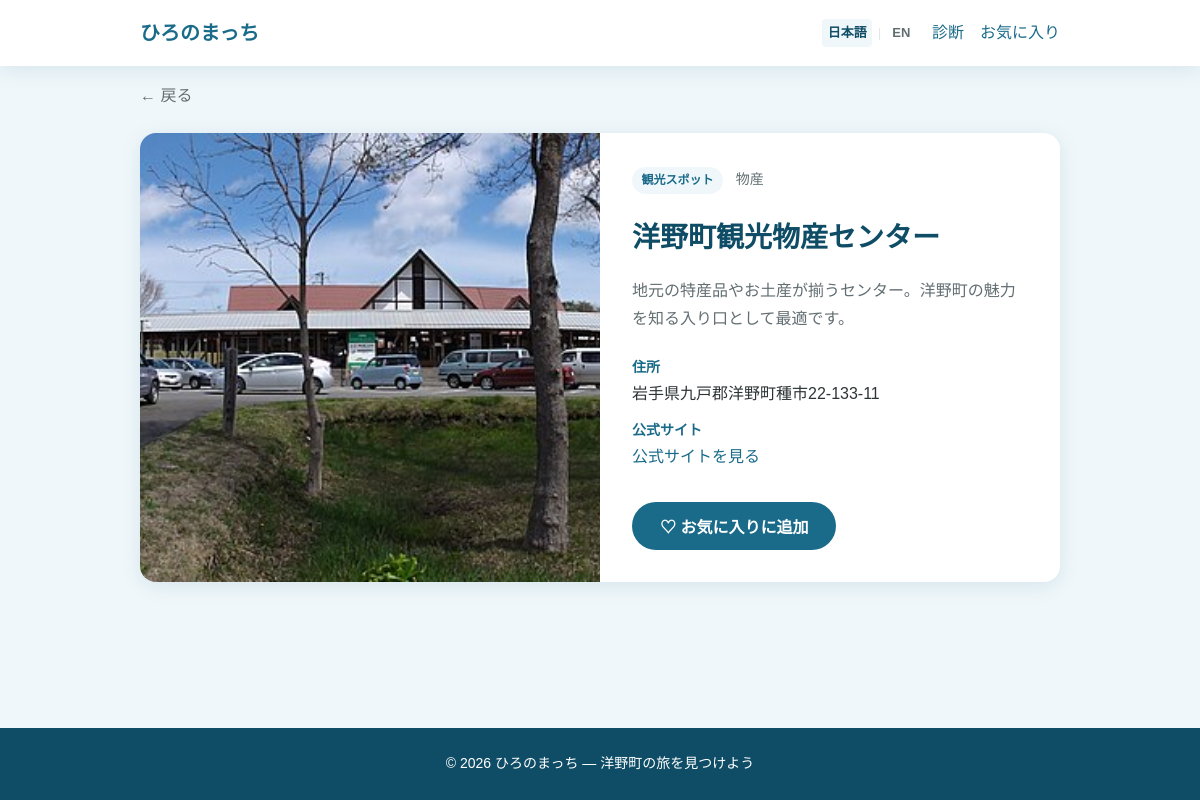
Page /spot/6 on the earlier database version.
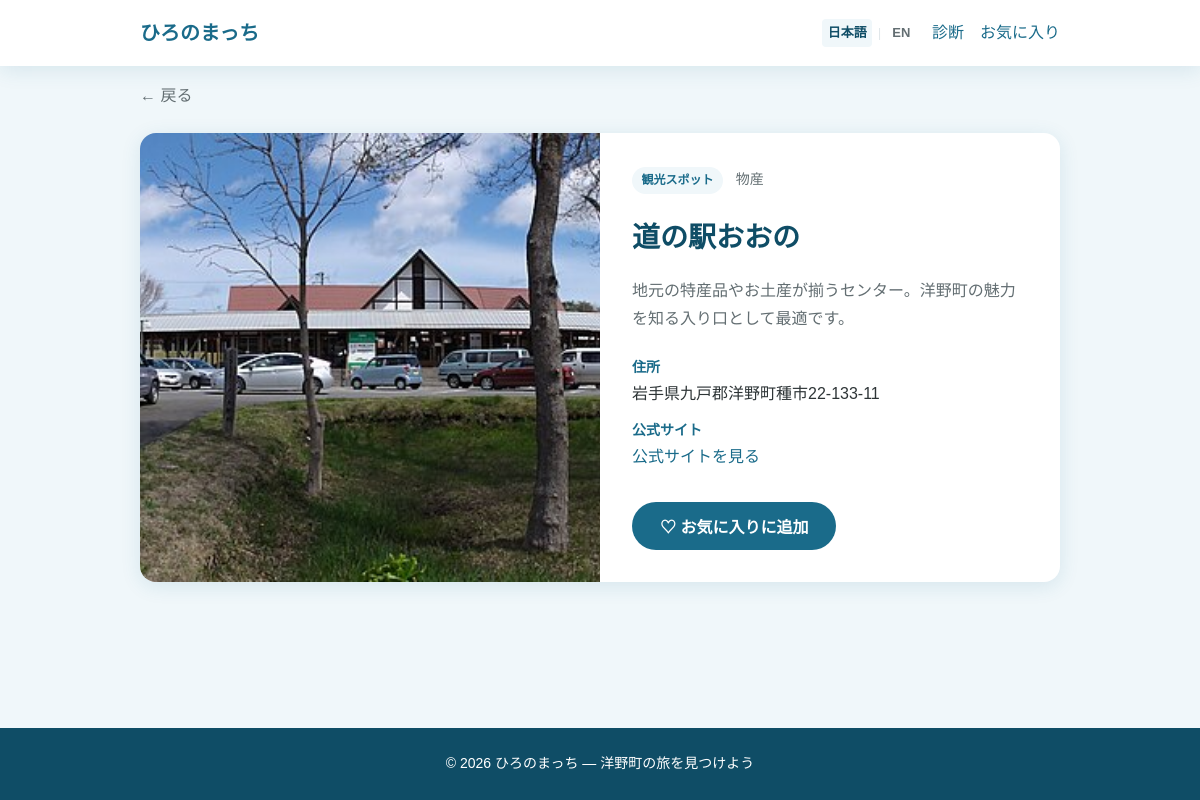
Same page on the later database version.
### tables this page shows
CREATE TABLE spots (
    id INTEGER PRIMARY KEY AUTOINCREMENT,
    name TEXT NOT NULL,
    category TEXT NOT NULL,
    genre TEXT NOT NULL,
    description TEXT NOT NULL,
    image_url TEXT NOT NULL,
    address TEXT NOT NULL,
    official_url TEXT NOT NULL,
    map_url TEXT NOT NULL DEFAULT ''
);

### app.py (the view)
@app.route("/spot/<int:spot_id>")
def spot_detail(spot_id):
    spot = fetch_spot(spot_id)
    if spot is None:
        abort(404)
    return render_template("spot_detail.html", spot=spot)

### app.py (called while the page is built)
@app.context_processor
def inject_i18n():
    return {
        "_": translate,
        "tv": translate_value,
        "lang": get_lang(),
        "supported_langs": SUPPORTED_LANGS,
    }

def fetch_spot(spot_id):
    db = get_db()
    spot = db.execute("SELECT * FROM spots WHERE id = ?", (spot_id,)).fetchone()
    db.close()
    if spot is None:
        return None
    return localize_row(spot, ("name", "category", "genre", "description"))

### database.py (called while the page is built)
def get_db():
    conn = sqlite3.connect(DB_PATH)
    conn.row_factory = sqlite3.Row
    return conn

### i18n.py (called while the page is built)
def load_translations(lang: str) -> dict:
    if lang not in _cache:
        path = TRANSLATIONS_DIR / f"{lang}.json"
        with open(path, encoding="utf-8") as f:
            _cache[lang] = json.load(f)
    return _cache[lang]

def get_lang() -> str:
    try:
        lang = session.get("lang", DEFAULT_LANG)
    except RuntimeError:
        return DEFAULT_LANG
    if lang not in SUPPORTED_LANGS:
        return DEFAULT_LANG
    return lang

### templates/spot_detail.html (shortened to what this page needs)
{% extends "base.html" %}
{% block content %}
<section class="spot-detail container">
    <a href="javascript:history.back()" class="back-link">{{ _('spot.back') }}</a>
    <article class="spot-detail-card">
        <div class="spot-detail-image">
            <img src="{{ url_for('static', filename=spot.image_url) }}" alt="{{ spot.name }}">
        </div>
        <div class="spot-detail-body">
            <span class="spot-category">{{ spot.category }}</span>
            <span class="spot-genre">{{ spot.genre }}</span>
            <h1>{{ spot.name }}</h1>
            <p class="spot-description">{{ spot.description }}</p>
            <dl class="spot-info">
                <dt>{{ _('spot.address') }}</dt>
                <dd>{{ spot.address }}</dd>
                <dt>{{ _('spot.official_site') }}</dt>
                <dd>
                    <a href="{{ spot.official_url }}" target="_blank" rel="noopener noreferrer">
                        {{ _('spot.official_link') }}
                    </a>
                </dd>
            </dl>
            <button type="button" class="btn btn-primary btn-favorite-detail"
                    data-spot-id="{{ spot.id }}"
                    data-label-add="{{ _('spot.favorite_add') }}"
                    data-label-done="{{ _('spot.favorite_done') }}">
                {{ _('spot.favorite_add') }}
            </button>
        </div>
    </article>
</section>
{% endblock %}

Differences in the rows shown:
changed spots "地元の特産品やお土産が揃うセンター。洋野町の魅力を知る入り口として最適です。": name "洋野町観光物産センター" → "道の駅おおの"
